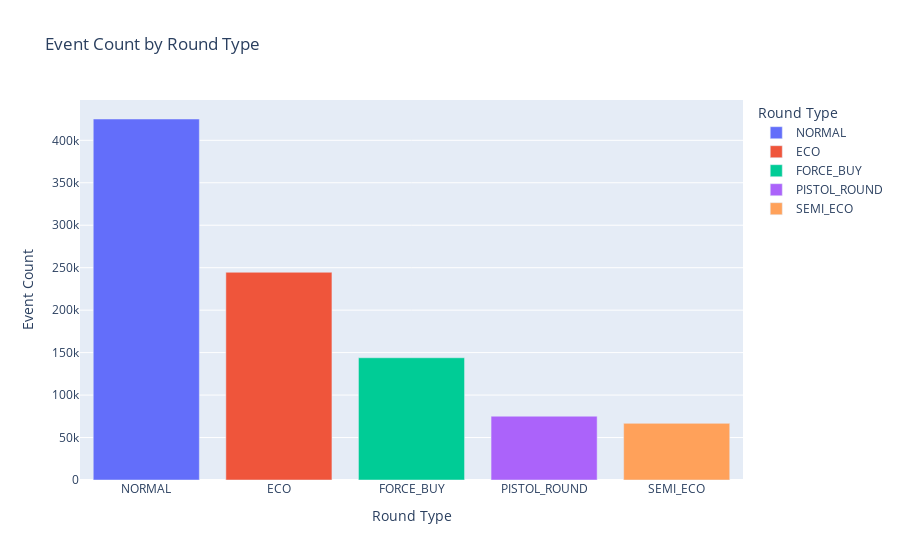

Write notebook code for a chart like this one.
### Code cell
# Assuming weapon_events is your DataFrame and 'round_type' is one of its columns
round_type_counts = weapon_events_df['round_type'].value_counts().reset_index()
round_type_counts.columns = ['Round_Type', 'Count']

# Creating a bar chart with Plotly Express
fig = px.bar(round_type_counts, 
             x='Round_Type', 
             y='Count', 
             title='Event Count by Round Type',
             labels={'Count': 'Count', 'Round_Type': 'Round Type'},
             color='Round_Type',  # This assigns a unique color to each round type
             )

# Improving the presentation a bit
fig.update_layout(xaxis_title='Round Type',
                  yaxis_title='Event Count',
                  coloraxis_showscale=False)

# Displaying the chart
fig.show()

### Figure 1 — Plotly figure (JSON) as saved in the notebook; plotly's stock layout.template omitted (floating-point values rounded to 4 significant figures)
{"data": [{"alignmentgroup": "True", "hovertemplate": "Round Type=%{x}<br>Count=%{y}<extra></extra>", "legendgroup": "NORMAL", "marker": {"color": "#636efa", "pattern": {"shape": ""}}, "name": "NORMAL", "offsetgroup": "NORMAL", "orientation": "v", "showlegend": true, "textposition": "auto", "type": "bar", "x": ["NORMAL"], "xaxis": "x", "y": [425090], "yaxis": "y"}, {"alignmentgroup": "True", "hovertemplate": "Round Type=%{x}<br>Count=%{y}<extra></extra>", "legendgroup": "ECO", "marker": {"color": "#EF553B", "pattern": {"shape": ""}}, "name": "ECO", "offsetgroup": "ECO", "orientation": "v", "showlegend": true, "textposition": "auto", "type": "bar", "x": ["ECO"], "xaxis": "x", "y": [244599], "yaxis": "y"}, {"alignmentgroup": "True", "hovertemplate": "Round Type=%{x}<br>Count=%{y}<extra></extra>", "legendgroup": "FORCE_BUY", "marker": {"color": "#00cc96", "pattern": {"shape": ""}}, "name": "FORCE_BUY", "offsetgroup": "FORCE_BUY", "orientation": "v", "showlegend": true, "textposition": "auto", "type": "bar", "x": ["FORCE_BUY"], "xaxis": "x", "y": [143944], "yaxis": "y"}, {"alignmentgroup": "True", "hovertemplate": "Round Type=%{x}<br>Count=%{y}<extra></extra>", "legendgroup": "PISTOL_ROUND", "marker": {"color": "#ab63fa", "pattern": {"shape": ""}}, "name": "PISTOL_ROUND", "offsetgroup": "PISTOL_ROUND", "orientation": "v", "showlegend": true, "textposition": "auto", "type": "bar", "x": ["PISTOL_ROUND"], "xaxis": "x", "y": [75133], "yaxis": "y"}, {"alignmentgroup": "True", "hovertemplate": "Round Type=%{x}<br>Count=%{y}<extra></extra>", "legendgroup": "SEMI_ECO", "marker": {"color": "#FFA15A", "pattern": {"shape": ""}}, "name": "SEMI_ECO", "offsetgroup": "SEMI_ECO", "orientation": "v", "showlegend": true, "textposition": "auto", "type": "bar", "x": ["SEMI_ECO"], "xaxis": "x", "y": [66700], "yaxis": "y"}], "layout": {"barmode": "relative", "coloraxis": {"showscale": false}, "legend": {"title": {"text": "Round Type"}, "tracegroupgap": 0}, "title": {"text": "Event Count by Round Type"}, "xaxis": {"anchor": "y", "categoryarray": ["NORMAL", "ECO", "FORCE_BUY", "PISTOL_ROUND", "SEMI_ECO"], "categoryorder": "array", "domain": [0, 1], "title": {"text": "Round Type"}}, "yaxis": {"anchor": "x", "domain": [0, 1], "title": {"text": "Event Count"}}}}
